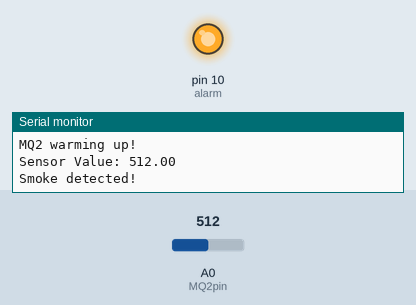
Simulated run of this sketch. Board: Arduino Uno, built with avr-gcc and run on an emulated ATmega328P. On the bench: output pins drawn as LEDs (lit = HIGH), the last lines printed to the serial monitor. Inputs (shaded band) come from the test bench; at power-on: A0 (MQ2pin) = 512. No radio packets arrive unless stated.

Above: at 6.2 s.
6.3 s: A0 (MQ2pin) set to 190
At 10.6 s:
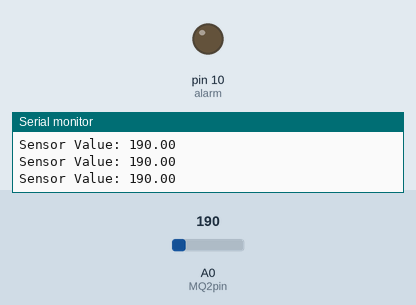
17.3 s: A0 (MQ2pin) set to 208
At 17.6 s:
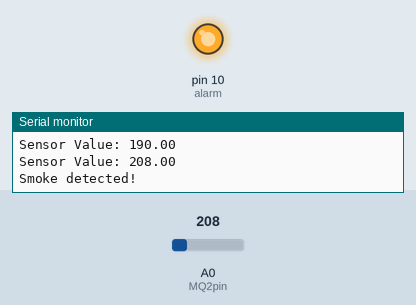
Timing chart, 0 to 34.3 s (numbered marks = the images above; inputs shaded):
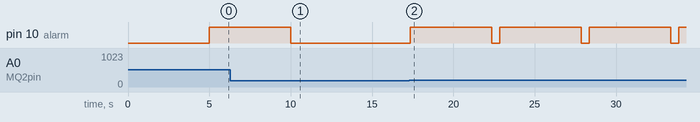

The sketch:

XMIT_innov_lou.ino
```cpp
#define Threshold 200
#define MQ2pin 0

#include <SPI.h>
#include <nRF24L01.h>
#include <RF24.h>

int alarm = 10;

float sensorValue;                      //variable to store sensor value
RF24 radio(9, 8);                       // CE, CSN
const byte address[6] = "00001";

void setup()
{
  Serial.begin(9600);                   // sets the serial port to 9600
  Serial.println("MQ2 warming up!");
	delay(5000);                         // allow the MQ2 to warm up
  pinMode(alarm, OUTPUT);
  radio.begin();
  radio.openWritingPipe(address);
  radio.stopListening();
}

void loop()
{
  sensorValue = analogRead(MQ2pin); // read analog input pin 0
  Serial.print("Sensor Value: ");
  Serial.println(sensorValue);

  if(sensorValue > Threshold)
    {
      Serial.println("Smoke detected!");
      const char text[] = "Fire in INNO lounge";
      radio.write(&text, sizeof(text));
      digitalWrite(alarm, HIGH);
      delay(5000);
      digitalWrite(alarm, LOW);
      delay(500);

    }
     //delay(2000);
}
```

Measured:
- the behaviour switches between 200 and 201 on A0 (MQ2pin) (found by bisection; images 1 and 2)
- after the input at 6.3 s, pin 10 (alarm): goes on until 10.0 s, then stays LOW
- after the input at 17.3 s, pin 10 (alarm): alternates HIGH for 5.0 s and LOW for 0.50 s, starting after 0.05 s
